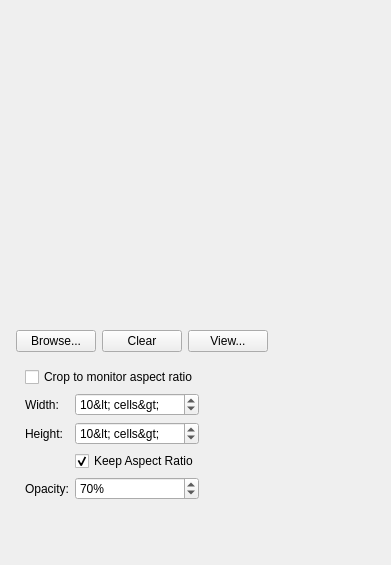
<?xml version="1.0" encoding="UTF-8"?>
<ui version="4.0">
 <class>LayoutBackgroundSettingsWidget</class>
 <widget class="QWidget" name="LayoutBackgroundSettingsWidget">
  <property name="geometry">
   <rect>
    <x>0</x>
    <y>0</y>
    <width>391</width>
    <height>565</height>
   </rect>
  </property>
  <layout class="QVBoxLayout" name="verticalLayout_5" stretch="1,0,0,0">
   <property name="leftMargin">
    <number>16</number>
   </property>
   <property name="topMargin">
    <number>16</number>
   </property>
   <property name="rightMargin">
    <number>16</number>
   </property>
   <property name="bottomMargin">
    <number>16</number>
   </property>
   <item>
    <widget class="QStackedWidget" name="stackedWidget">
     <property name="currentIndex">
      <number>0</number>
     </property>
     <widget class="QWidget" name="imagePage">
      <layout class="QHBoxLayout" name="horizontalLayout" stretch="1">
       <item>
        <widget class="QnFramedLabel" name="imageLabel">
         <property name="lineWidth">
          <number>4</number>
         </property>
         <property name="text">
          <string/>
         </property>
         <property name="alignment">
          <set>Qt::AlignCenter</set>
         </property>
        </widget>
       </item>
      </layout>
     </widget>
     <widget class="QWidget" name="loadingPage">
      <layout class="QVBoxLayout" name="verticalLayout_3">
       <item>
        <spacer name="verticalSpacer_2">
         <property name="orientation">
          <enum>Qt::Vertical</enum>
         </property>
         <property name="sizeHint" stdset="0">
          <size>
           <width>20</width>
           <height>40</height>
          </size>
         </property>
        </spacer>
       </item>
       <item>
        <widget class="QLabel" name="label">
         <property name="text">
          <string>Processing Image...Please Wait.</string>
         </property>
         <property name="wordWrap">
          <bool>true</bool>
         </property>
        </widget>
       </item>
       <item>
        <widget class="QProgressBar" name="progressBar">
         <property name="maximum">
          <number>0</number>
         </property>
         <property name="value">
          <number>-1</number>
         </property>
         <property name="format">
          <string/>
         </property>
        </widget>
       </item>
       <item>
        <spacer name="verticalSpacer">
         <property name="orientation">
          <enum>Qt::Vertical</enum>
         </property>
         <property name="sizeHint" stdset="0">
          <size>
           <width>20</width>
           <height>40</height>
          </size>
         </property>
        </spacer>
       </item>
      </layout>
     </widget>
    </widget>
   </item>
   <item>
    <layout class="QHBoxLayout" name="horizontalLayout_2">
     <item>
      <widget class="QPushButton" name="selectButton">
       <property name="text">
        <string>Browse...</string>
       </property>
      </widget>
     </item>
     <item>
      <widget class="QPushButton" name="clearButton">
       <property name="text">
        <string>Clear</string>
       </property>
      </widget>
     </item>
     <item>
      <widget class="QPushButton" name="viewButton">
       <property name="text">
        <string>View...</string>
       </property>
       <property name="iconSize">
        <size>
         <width>24</width>
         <height>24</height>
        </size>
       </property>
      </widget>
     </item>
     <item>
      <spacer name="horizontalSpacer_2">
       <property name="orientation">
        <enum>Qt::Horizontal</enum>
       </property>
       <property name="sizeHint" stdset="0">
        <size>
         <width>40</width>
         <height>20</height>
        </size>
       </property>
      </spacer>
     </item>
    </layout>
   </item>
   <item>
    <widget class="QWidget" name="imageSettingsWidget" native="true">
     <layout class="QGridLayout" name="gridLayout">
      <item row="1" column="0">
       <widget class="QLabel" name="widthLabel">
        <property name="text">
         <string>Width:</string>
        </property>
       </widget>
      </item>
      <item row="1" column="1">
       <widget class="QSpinBox" name="widthSpinBox">
        <property name="correctionMode">
         <enum>QAbstractSpinBox::CorrectToNearestValue</enum>
        </property>
        <property name="suffix">
         <string notr="true">&lt; cells&gt;</string>
        </property>
        <property name="minimum">
         <number>1</number>
        </property>
        <property name="maximum">
         <number>64</number>
        </property>
        <property name="value">
         <number>10</number>
        </property>
       </widget>
      </item>
      <item row="2" column="1">
       <widget class="QSpinBox" name="heightSpinBox">
        <property name="correctionMode">
         <enum>QAbstractSpinBox::CorrectToNearestValue</enum>
        </property>
        <property name="suffix">
         <string notr="true">&lt; cells&gt;</string>
        </property>
        <property name="minimum">
         <number>1</number>
        </property>
        <property name="maximum">
         <number>64</number>
        </property>
        <property name="value">
         <number>10</number>
        </property>
       </widget>
      </item>
      <item row="3" column="1">
       <widget class="QCheckBox" name="keepAspectRatioCheckBox">
        <property name="text">
         <string>Keep Aspect Ratio</string>
        </property>
        <property name="checked">
         <bool>true</bool>
        </property>
       </widget>
      </item>
      <item row="4" column="1">
       <widget class="QSpinBox" name="opacitySpinBox">
        <property name="correctionMode">
         <enum>QAbstractSpinBox::CorrectToNearestValue</enum>
        </property>
        <property name="suffix">
         <string notr="true">%</string>
        </property>
        <property name="minimum">
         <number>5</number>
        </property>
        <property name="maximum">
         <number>100</number>
        </property>
        <property name="singleStep">
         <number>5</number>
        </property>
        <property name="value">
         <number>70</number>
        </property>
       </widget>
      </item>
      <item row="4" column="0">
       <widget class="QLabel" name="opacityLabel">
        <property name="text">
         <string>Opacity:</string>
        </property>
       </widget>
      </item>
      <item row="2" column="0">
       <widget class="QLabel" name="heightLabel">
        <property name="text">
         <string>Height:</string>
        </property>
       </widget>
      </item>
      <item row="1" column="2">
       <spacer name="horizontalSpacer">
        <property name="orientation">
         <enum>Qt::Horizontal</enum>
        </property>
        <property name="sizeHint" stdset="0">
         <size>
          <width>40</width>
          <height>20</height>
         </size>
        </property>
       </spacer>
      </item>
      <item row="0" column="0" colspan="3">
       <widget class="QCheckBox" name="cropToMonitorCheckBox">
        <property name="text">
         <string>Crop to monitor aspect ratio</string>
        </property>
       </widget>
      </item>
     </layout>
    </widget>
   </item>
   <item>
    <spacer name="verticalSpacer_3">
     <property name="orientation">
      <enum>Qt::Vertical</enum>
     </property>
     <property name="sizeHint" stdset="0">
      <size>
       <width>20</width>
       <height>40</height>
      </size>
     </property>
    </spacer>
   </item>
  </layout>
 </widget>
 <customwidgets>
  <customwidget>
   <class>QnFramedLabel</class>
   <extends>QLabel</extends>
   <header location="global">ui/widgets/common/framed_label.h</header>
  </customwidget>
 </customwidgets>
 <resources/>
 <connections/>
</ui>
